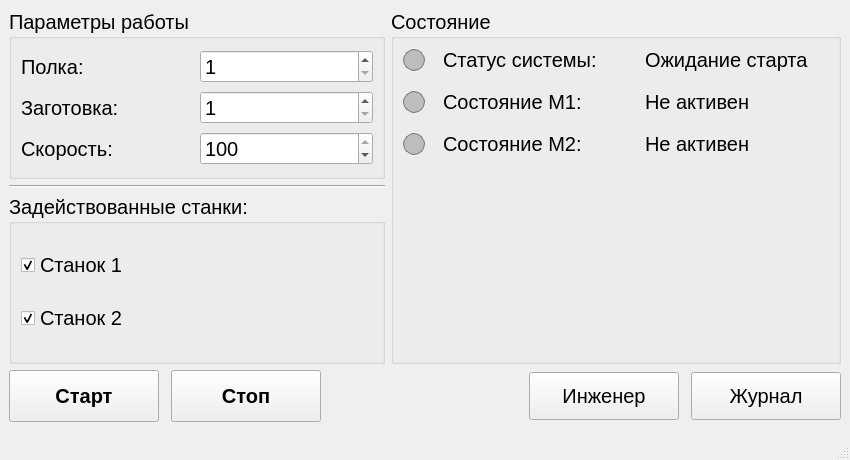
<?xml version="1.0" encoding="UTF-8"?>
<ui version="4.0">
 <class>MainWindow</class>
 <widget class="QMainWindow" name="MainWindow">
  <property name="geometry">
   <rect>
    <x>0</x>
    <y>0</y>
    <width>850</width>
    <height>460</height>
   </rect>
  </property>
  <property name="minimumSize">
   <size>
    <width>850</width>
    <height>460</height>
   </size>
  </property>
  <property name="font">
   <font>
    <pointsize>15</pointsize>
   </font>
  </property>
  <property name="windowTitle">
   <string>Панель управления</string>
  </property>
  <widget class="QWidget" name="centralwidget">
   <layout class="QGridLayout" name="gridLayout_3">
    <item row="0" column="0">
     <layout class="QHBoxLayout" name="horizontalLayout">
      <item>
       <layout class="QVBoxLayout" name="verticalLayout">
        <item>
         <widget class="QGroupBox" name="ParametersGroupBox">
          <property name="font">
           <font>
            <pointsize>15</pointsize>
           </font>
          </property>
          <property name="title">
           <string>Параметры работы</string>
          </property>
          <layout class="QGridLayout" name="gridLayout">
           <item row="0" column="0">
            <widget class="QLabel" name="shelfLabel">
             <property name="font">
              <font>
               <pointsize>15</pointsize>
              </font>
             </property>
             <property name="text">
              <string>Полка:</string>
             </property>
            </widget>
           </item>
           <item row="0" column="1">
            <widget class="QSpinBox" name="shelfSpinBox">
             <property name="font">
              <font>
               <pointsize>15</pointsize>
              </font>
             </property>
             <property name="minimum">
              <number>1</number>
             </property>
             <property name="maximum">
              <number>3</number>
             </property>
             <property name="value">
              <number>1</number>
             </property>
            </widget>
           </item>
           <item row="1" column="0">
            <widget class="QLabel" name="workpieceLabel">
             <property name="font">
              <font>
               <pointsize>15</pointsize>
              </font>
             </property>
             <property name="text">
              <string>Заготовка:</string>
             </property>
            </widget>
           </item>
           <item row="1" column="1">
            <widget class="QSpinBox" name="workpieceSpinBox">
             <property name="font">
              <font>
               <pointsize>15</pointsize>
              </font>
             </property>
             <property name="minimum">
              <number>1</number>
             </property>
             <property name="maximum">
              <number>8</number>
             </property>
             <property name="value">
              <number>1</number>
             </property>
            </widget>
           </item>
           <item row="2" column="0">
            <widget class="QLabel" name="speedLabel">
             <property name="font">
              <font>
               <pointsize>15</pointsize>
              </font>
             </property>
             <property name="text">
              <string>Скорость:</string>
             </property>
            </widget>
           </item>
           <item row="2" column="1">
            <widget class="QSpinBox" name="speedSpinBox">
             <property name="font">
              <font>
               <pointsize>15</pointsize>
              </font>
             </property>
             <property name="minimum">
              <number>10</number>
             </property>
             <property name="maximum">
              <number>100</number>
             </property>
             <property name="singleStep">
              <number>10</number>
             </property>
             <property name="value">
              <number>100</number>
             </property>
            </widget>
           </item>
          </layout>
         </widget>
        </item>
        <item>
         <widget class="QFrame" name="parametersSeparator">
          <property name="font">
           <font>
            <pointsize>15</pointsize>
           </font>
          </property>
          <property name="frameShape">
           <enum>QFrame::HLine</enum>
          </property>
          <property name="frameShadow">
           <enum>QFrame::Sunken</enum>
          </property>
         </widget>
        </item>
        <item>
         <widget class="QGroupBox" name="ActiveCncGroupBox">
          <property name="font">
           <font>
            <pointsize>15</pointsize>
           </font>
          </property>
          <property name="title">
           <string>Задействованные станки:</string>
          </property>
          <layout class="QGridLayout" name="gridLayout_2">
           <item row="0" column="0">
            <widget class="QCheckBox" name="cnc1CheckBox">
             <property name="font">
              <font>
               <pointsize>15</pointsize>
              </font>
             </property>
             <property name="toolTip">
              <string>Включить станок 1 в задание</string>
             </property>
             <property name="text">
              <string>Станок 1</string>
             </property>
             <property name="checked">
              <bool>true</bool>
             </property>
            </widget>
           </item>
           <item row="1" column="0">
            <widget class="QCheckBox" name="cnc2CheckBox">
             <property name="font">
              <font>
               <pointsize>15</pointsize>
              </font>
             </property>
             <property name="toolTip">
              <string>Включить станок 2 в задание</string>
             </property>
             <property name="text">
              <string>Станок 2</string>
             </property>
             <property name="checked">
              <bool>true</bool>
             </property>
            </widget>
           </item>
          </layout>
         </widget>
        </item>
       </layout>
      </item>
      <item>
       <widget class="QGroupBox" name="systemStatusGroupBox">
        <property name="minimumSize">
         <size>
          <width>450</width>
          <height>300</height>
         </size>
        </property>
        <property name="font">
         <font>
          <pointsize>15</pointsize>
         </font>
        </property>
        <property name="title">
         <string>Состояние</string>
        </property>
        <layout class="QVBoxLayout" name="systemStatusVerticalLayout">
         <property name="spacing">
          <number>18</number>
         </property>
         <item>
          <layout class="QHBoxLayout" name="systemStatusLayout">
           <item>
            <widget class="QLabel" name="systemStatusIndicator">
             <property name="minimumSize">
              <size>
               <width>22</width>
               <height>22</height>
              </size>
             </property>
             <property name="maximumSize">
              <size>
               <width>22</width>
               <height>22</height>
              </size>
             </property>
             <property name="font">
              <font>
               <pointsize>15</pointsize>
              </font>
             </property>
             <property name="styleSheet">
              <string notr="true">background-color: #bdbdbd; border-radius: 11px; border: 1px solid #777777;</string>
             </property>
             <property name="text">
              <string/>
             </property>
            </widget>
           </item>
           <item>
            <widget class="QLabel" name="systemStatusCaption">
             <property name="minimumSize">
              <size>
               <width>145</width>
               <height>0</height>
              </size>
             </property>
             <property name="font">
              <font>
               <pointsize>15</pointsize>
              </font>
             </property>
             <property name="text">
              <string>Статус системы:</string>
             </property>
            </widget>
           </item>
           <item>
            <widget class="QLabel" name="systemStatusTextLabel">
             <property name="font">
              <font>
               <pointsize>15</pointsize>
              </font>
             </property>
             <property name="text">
              <string>Ожидание старта</string>
             </property>
             <property name="wordWrap">
              <bool>true</bool>
             </property>
            </widget>
           </item>
          </layout>
         </item>
         <item>
          <layout class="QHBoxLayout" name="machine1StatusLayout">
           <item>
            <widget class="QLabel" name="cnc1StatusIndicator">
             <property name="minimumSize">
              <size>
               <width>22</width>
               <height>22</height>
              </size>
             </property>
             <property name="maximumSize">
              <size>
               <width>22</width>
               <height>22</height>
              </size>
             </property>
             <property name="font">
              <font>
               <pointsize>15</pointsize>
              </font>
             </property>
             <property name="styleSheet">
              <string notr="true">background-color: #bdbdbd; border-radius: 11px; border: 1px solid #777777;</string>
             </property>
             <property name="text">
              <string/>
             </property>
            </widget>
           </item>
           <item>
            <widget class="QLabel" name="cnc1StatusCaption">
             <property name="minimumSize">
              <size>
               <width>145</width>
               <height>0</height>
              </size>
             </property>
             <property name="font">
              <font>
               <pointsize>15</pointsize>
              </font>
             </property>
             <property name="text">
              <string>Состояние M1:</string>
             </property>
            </widget>
           </item>
           <item>
            <widget class="QLabel" name="cnc1StatusTextLabel">
             <property name="font">
              <font>
               <pointsize>15</pointsize>
              </font>
             </property>
             <property name="text">
              <string>Не активен</string>
             </property>
            </widget>
           </item>
          </layout>
         </item>
         <item>
          <layout class="QHBoxLayout" name="machine2StatusLayout">
           <item>
            <widget class="QLabel" name="cnc2StatusIndicator">
             <property name="minimumSize">
              <size>
               <width>22</width>
               <height>22</height>
              </size>
             </property>
             <property name="maximumSize">
              <size>
               <width>22</width>
               <height>22</height>
              </size>
             </property>
             <property name="font">
              <font>
               <pointsize>15</pointsize>
              </font>
             </property>
             <property name="styleSheet">
              <string notr="true">background-color: #bdbdbd; border-radius: 11px; border: 1px solid #777777;</string>
             </property>
             <property name="text">
              <string/>
             </property>
            </widget>
           </item>
           <item>
            <widget class="QLabel" name="cnc2StatusCaption">
             <property name="minimumSize">
              <size>
               <width>145</width>
               <height>0</height>
              </size>
             </property>
             <property name="font">
              <font>
               <pointsize>15</pointsize>
              </font>
             </property>
             <property name="text">
              <string>Состояние M2:</string>
             </property>
            </widget>
           </item>
           <item>
            <widget class="QLabel" name="cnc2StatusTextLabel">
             <property name="font">
              <font>
               <pointsize>15</pointsize>
              </font>
             </property>
             <property name="text">
              <string>Не активен</string>
             </property>
            </widget>
           </item>
          </layout>
         </item>
         <item>
          <spacer name="statusVerticalSpacer">
           <property name="font">
            <font>
             <pointsize>15</pointsize>
            </font>
           </property>
           <property name="orientation">
            <enum>Qt::Vertical</enum>
           </property>
           <property name="sizeHint" stdset="0">
            <size>
             <width>20</width>
             <height>40</height>
            </size>
           </property>
          </spacer>
         </item>
        </layout>
       </widget>
      </item>
     </layout>
    </item>
    <item row="1" column="0">
     <layout class="QHBoxLayout" name="buttonsLayout">
      <property name="spacing">
       <number>12</number>
      </property>
      <item>
       <widget class="QPushButton" name="startPauseButton">
        <property name="minimumSize">
         <size>
          <width>150</width>
          <height>52</height>
         </size>
        </property>
        <property name="font">
         <font>
          <pointsize>15</pointsize>
          <weight>75</weight>
          <bold>true</bold>
         </font>
        </property>
        <property name="text">
         <string>Старт</string>
        </property>
       </widget>
      </item>
      <item>
       <widget class="QPushButton" name="stopButton">
        <property name="minimumSize">
         <size>
          <width>150</width>
          <height>52</height>
         </size>
        </property>
        <property name="font">
         <font>
          <pointsize>15</pointsize>
          <weight>75</weight>
          <bold>true</bold>
         </font>
        </property>
        <property name="text">
         <string>Стоп</string>
        </property>
       </widget>
      </item>
      <item>
       <spacer name="buttonsHorizontalSpacer">
        <property name="font">
         <font>
          <pointsize>15</pointsize>
         </font>
        </property>
        <property name="orientation">
         <enum>Qt::Horizontal</enum>
        </property>
        <property name="sizeHint" stdset="0">
         <size>
          <width>40</width>
          <height>20</height>
         </size>
        </property>
       </spacer>
      </item>
      <item>
       <widget class="QPushButton" name="engineerButton">
        <property name="minimumSize">
         <size>
          <width>150</width>
          <height>48</height>
         </size>
        </property>
        <property name="font">
         <font>
          <pointsize>15</pointsize>
         </font>
        </property>
        <property name="text">
         <string>Инженер</string>
        </property>
       </widget>
      </item>
      <item>
       <widget class="QPushButton" name="journalButton">
        <property name="minimumSize">
         <size>
          <width>150</width>
          <height>48</height>
         </size>
        </property>
        <property name="font">
         <font>
          <pointsize>15</pointsize>
         </font>
        </property>
        <property name="text">
         <string>Журнал</string>
        </property>
       </widget>
      </item>
     </layout>
    </item>
   </layout>
  </widget>
  <widget class="QStatusBar" name="statusbar"/>
 </widget>
 <resources/>
 <connections/>
</ui>
